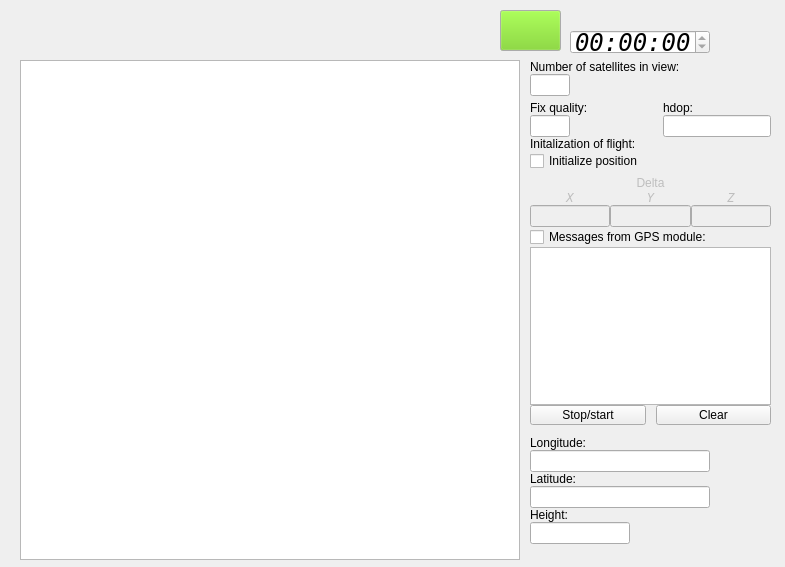
<?xml version="1.0" encoding="UTF-8"?>
<ui version="4.0">
 <class>Form</class>
 <widget class="QWidget" name="Form">
  <property name="geometry">
   <rect>
    <x>0</x>
    <y>0</y>
    <width>785</width>
    <height>567</height>
   </rect>
  </property>
  <property name="windowTitle">
   <string>Form</string>
  </property>
  <widget class="QGraphicsView" name="plan">
   <property name="geometry">
    <rect>
     <x>20</x>
     <y>60</y>
     <width>500</width>
     <height>500</height>
    </rect>
   </property>
   <property name="minimumSize">
    <size>
     <width>500</width>
     <height>500</height>
    </size>
   </property>
   <property name="maximumSize">
    <size>
     <width>500</width>
     <height>500</height>
    </size>
   </property>
   <property name="dragMode">
    <enum>QGraphicsView::RubberBandDrag</enum>
   </property>
  </widget>
  <widget class="QWidget" name="verticalLayoutWidget">
   <property name="geometry">
    <rect>
     <x>530</x>
     <y>60</y>
     <width>241</width>
     <height>491</height>
    </rect>
   </property>
   <layout class="QVBoxLayout" name="verticalLayout">
    <property name="spacing">
     <number>0</number>
    </property>
    <item>
     <widget class="QLabel" name="label_2">
      <property name="text">
       <string>Number of satellites in view: </string>
      </property>
      <property name="alignment">
       <set>Qt::AlignLeading|Qt::AlignLeft|Qt::AlignVCenter</set>
      </property>
     </widget>
    </item>
    <item>
     <widget class="QLineEdit" name="_nbr_locked_sats">
      <property name="maximumSize">
       <size>
        <width>40</width>
        <height>16777215</height>
       </size>
      </property>
      <property name="alignment">
       <set>Qt::AlignRight|Qt::AlignTrailing|Qt::AlignVCenter</set>
      </property>
      <property name="readOnly">
       <bool>true</bool>
      </property>
     </widget>
    </item>
    <item>
     <layout class="QGridLayout" name="gridLayout">
      <property name="topMargin">
       <number>5</number>
      </property>
      <item row="1" column="0">
       <widget class="QLineEdit" name="_fix_type">
        <property name="maximumSize">
         <size>
          <width>40</width>
          <height>16777215</height>
         </size>
        </property>
        <property name="toolTip">
         <string>&lt;html&gt;&lt;head/&gt;&lt;body&gt;&lt;p&gt;0: no fix&lt;br&gt;1: autonomous GNSS fix&lt;br&gt;2: differential GNSS fix&lt;br&gt;4: RTK fixed&lt;br&gt;5: RTK float&lt;br&gt;6: deadreckoning&lt;/p&gt;&lt;/body&gt;&lt;/html&gt;</string>
        </property>
        <property name="alignment">
         <set>Qt::AlignRight|Qt::AlignTrailing|Qt::AlignVCenter</set>
        </property>
        <property name="readOnly">
         <bool>true</bool>
        </property>
       </widget>
      </item>
      <item row="0" column="0">
       <widget class="QLabel" name="label_7">
        <property name="toolTip">
         <string>&lt;html&gt;&lt;head/&gt;&lt;body&gt;&lt;p&gt;0: no fix&lt;br&gt;1: autonomous GNSS fix&lt;br&gt;2: differential GNSS fix&lt;br&gt;4: RTK fixed&lt;br&gt;5: RTK float&lt;br&gt;6: deadreckoning&lt;/p&gt;&lt;/body&gt;&lt;/html&gt;</string>
        </property>
        <property name="text">
         <string>Fix quality: </string>
        </property>
        <property name="alignment">
         <set>Qt::AlignLeading|Qt::AlignLeft|Qt::AlignVCenter</set>
        </property>
       </widget>
      </item>
      <item row="1" column="2">
       <widget class="QLineEdit" name="_hdop"/>
      </item>
      <item row="0" column="2">
       <widget class="QLabel" name="label">
        <property name="text">
         <string>hdop:</string>
        </property>
       </widget>
      </item>
      <item row="1" column="1">
       <spacer name="horizontalSpacer">
        <property name="orientation">
         <enum>Qt::Horizontal</enum>
        </property>
        <property name="sizeHint" stdset="0">
         <size>
          <width>40</width>
          <height>20</height>
         </size>
        </property>
       </spacer>
      </item>
     </layout>
    </item>
    <item>
     <widget class="QLabel" name="label_3">
      <property name="text">
       <string>Initalization of flight: </string>
      </property>
      <property name="alignment">
       <set>Qt::AlignLeading|Qt::AlignLeft|Qt::AlignVCenter</set>
      </property>
     </widget>
    </item>
    <item>
     <widget class="QCheckBox" name="_init">
      <property name="text">
       <string>Initialize position</string>
      </property>
     </widget>
    </item>
    <item>
     <layout class="QGridLayout" name="gridLayout_2">
      <property name="topMargin">
       <number>5</number>
      </property>
      <item row="1" column="1">
       <widget class="QLabel" name="label_9">
        <property name="enabled">
         <bool>false</bool>
        </property>
        <property name="font">
         <font>
          <family>DejaVu Sans Mono</family>
          <italic>true</italic>
         </font>
        </property>
        <property name="text">
         <string>Y</string>
        </property>
        <property name="alignment">
         <set>Qt::AlignCenter</set>
        </property>
       </widget>
      </item>
      <item row="1" column="0">
       <widget class="QLabel" name="label_8">
        <property name="enabled">
         <bool>false</bool>
        </property>
        <property name="font">
         <font>
          <family>DejaVu Sans Mono</family>
          <italic>true</italic>
         </font>
        </property>
        <property name="text">
         <string>X</string>
        </property>
        <property name="alignment">
         <set>Qt::AlignCenter</set>
        </property>
       </widget>
      </item>
      <item row="1" column="2">
       <widget class="QLabel" name="label_10">
        <property name="enabled">
         <bool>false</bool>
        </property>
        <property name="font">
         <font>
          <family>DejaVu Sans Mono</family>
          <italic>true</italic>
         </font>
        </property>
        <property name="text">
         <string>Z</string>
        </property>
        <property name="alignment">
         <set>Qt::AlignCenter</set>
        </property>
       </widget>
      </item>
      <item row="0" column="1">
       <widget class="QLabel" name="label_11">
        <property name="enabled">
         <bool>false</bool>
        </property>
        <property name="text">
         <string>Delta</string>
        </property>
        <property name="alignment">
         <set>Qt::AlignCenter</set>
        </property>
       </widget>
      </item>
      <item row="2" column="0">
       <widget class="QLineEdit" name="_deltaX">
        <property name="enabled">
         <bool>false</bool>
        </property>
       </widget>
      </item>
      <item row="2" column="1">
       <widget class="QLineEdit" name="_deltaY">
        <property name="enabled">
         <bool>false</bool>
        </property>
       </widget>
      </item>
      <item row="2" column="2">
       <widget class="QLineEdit" name="_deltaZ">
        <property name="enabled">
         <bool>false</bool>
        </property>
       </widget>
      </item>
     </layout>
    </item>
    <item>
     <widget class="QCheckBox" name="_ok_messages">
      <property name="text">
       <string>Messages from GPS module: </string>
      </property>
     </widget>
    </item>
    <item>
     <widget class="QTextEdit" name="messages">
      <property name="maximumSize">
       <size>
        <width>400</width>
        <height>200</height>
       </size>
      </property>
     </widget>
    </item>
    <item>
     <layout class="QHBoxLayout" name="horizontalLayout_3">
      <property name="spacing">
       <number>0</number>
      </property>
      <property name="sizeConstraint">
       <enum>QLayout::SetMinimumSize</enum>
      </property>
      <item>
       <widget class="QPushButton" name="stop_messages">
        <property name="maximumSize">
         <size>
          <width>16777215</width>
          <height>20</height>
         </size>
        </property>
        <property name="text">
         <string>Stop/start</string>
        </property>
       </widget>
      </item>
      <item>
       <spacer name="horizontalSpacer_2">
        <property name="orientation">
         <enum>Qt::Horizontal</enum>
        </property>
        <property name="sizeType">
         <enum>QSizePolicy::Fixed</enum>
        </property>
        <property name="sizeHint" stdset="0">
         <size>
          <width>10</width>
          <height>0</height>
         </size>
        </property>
       </spacer>
      </item>
      <item>
       <widget class="QPushButton" name="clear_messages">
        <property name="maximumSize">
         <size>
          <width>16777215</width>
          <height>20</height>
         </size>
        </property>
        <property name="text">
         <string>Clear</string>
        </property>
       </widget>
      </item>
     </layout>
    </item>
    <item>
     <widget class="QLabel" name="label_5">
      <property name="minimumSize">
       <size>
        <width>0</width>
        <height>25</height>
       </size>
      </property>
      <property name="maximumSize">
       <size>
        <width>150</width>
        <height>16777215</height>
       </size>
      </property>
      <property name="text">
       <string>Longitude: </string>
      </property>
      <property name="alignment">
       <set>Qt::AlignBottom|Qt::AlignLeading|Qt::AlignLeft</set>
      </property>
     </widget>
    </item>
    <item>
     <widget class="QLineEdit" name="_long">
      <property name="maximumSize">
       <size>
        <width>180</width>
        <height>16777215</height>
       </size>
      </property>
      <property name="alignment">
       <set>Qt::AlignRight|Qt::AlignTrailing|Qt::AlignVCenter</set>
      </property>
      <property name="readOnly">
       <bool>true</bool>
      </property>
     </widget>
    </item>
    <item>
     <widget class="QLabel" name="label_4">
      <property name="text">
       <string>Latitude: </string>
      </property>
      <property name="alignment">
       <set>Qt::AlignLeading|Qt::AlignLeft|Qt::AlignVCenter</set>
      </property>
     </widget>
    </item>
    <item>
     <widget class="QLineEdit" name="_lat">
      <property name="maximumSize">
       <size>
        <width>180</width>
        <height>16777215</height>
       </size>
      </property>
      <property name="alignment">
       <set>Qt::AlignRight|Qt::AlignTrailing|Qt::AlignVCenter</set>
      </property>
      <property name="readOnly">
       <bool>true</bool>
      </property>
     </widget>
    </item>
    <item>
     <widget class="QLabel" name="label_6">
      <property name="maximumSize">
       <size>
        <width>150</width>
        <height>16777215</height>
       </size>
      </property>
      <property name="text">
       <string>Height: </string>
      </property>
      <property name="alignment">
       <set>Qt::AlignLeading|Qt::AlignLeft|Qt::AlignVCenter</set>
      </property>
     </widget>
    </item>
    <item>
     <widget class="QLineEdit" name="_height">
      <property name="maximumSize">
       <size>
        <width>100</width>
        <height>16777215</height>
       </size>
      </property>
      <property name="alignment">
       <set>Qt::AlignRight|Qt::AlignTrailing|Qt::AlignVCenter</set>
      </property>
      <property name="readOnly">
       <bool>true</bool>
      </property>
     </widget>
    </item>
    <item>
     <layout class="QVBoxLayout" name="verticalLayout_2">
      <property name="spacing">
       <number>0</number>
      </property>
      <item>
       <spacer name="verticalSpacer">
        <property name="orientation">
         <enum>Qt::Vertical</enum>
        </property>
        <property name="sizeHint" stdset="0">
         <size>
          <width>20</width>
          <height>40</height>
         </size>
        </property>
       </spacer>
      </item>
     </layout>
    </item>
   </layout>
  </widget>
  <widget class="QTimeEdit" name="_time">
   <property name="geometry">
    <rect>
     <x>570</x>
     <y>30</y>
     <width>140</width>
     <height>24</height>
    </rect>
   </property>
   <property name="minimumSize">
    <size>
     <width>140</width>
     <height>0</height>
    </size>
   </property>
   <property name="maximumSize">
    <size>
     <width>140</width>
     <height>16777215</height>
    </size>
   </property>
   <property name="font">
    <font>
     <family>DejaVu Sans Mono</family>
     <pointsize>18</pointsize>
     <italic>true</italic>
    </font>
   </property>
   <property name="toolTip">
    <string>&lt;html&gt;&lt;head/&gt;&lt;body&gt;&lt;p&gt;Satellite time&lt;br/&gt;or time since initialization&lt;/p&gt;&lt;/body&gt;&lt;/html&gt;</string>
   </property>
   <property name="alignment">
    <set>Qt::AlignCenter</set>
   </property>
   <property name="readOnly">
    <bool>true</bool>
   </property>
   <property name="currentSection">
    <enum>QDateTimeEdit::HourSection</enum>
   </property>
   <property name="displayFormat">
    <string>HH:mm:ss</string>
   </property>
  </widget>
  <widget class="QPushButton" name="_fixed">
   <property name="geometry">
    <rect>
     <x>500</x>
     <y>10</y>
     <width>61</width>
     <height>41</height>
    </rect>
   </property>
   <property name="palette">
    <palette>
     <active>
      <colorrole role="Button">
       <brush brushstyle="SolidPattern">
        <color alpha="255">
         <red>115</red>
         <green>210</green>
         <blue>22</blue>
        </color>
       </brush>
      </colorrole>
     </active>
     <inactive>
      <colorrole role="Button">
       <brush brushstyle="SolidPattern">
        <color alpha="255">
         <red>115</red>
         <green>210</green>
         <blue>22</blue>
        </color>
       </brush>
      </colorrole>
     </inactive>
     <disabled>
      <colorrole role="Button">
       <brush brushstyle="SolidPattern">
        <color alpha="255">
         <red>115</red>
         <green>210</green>
         <blue>22</blue>
        </color>
       </brush>
      </colorrole>
     </disabled>
    </palette>
   </property>
   <property name="text">
    <string/>
   </property>
   <property name="flat">
    <bool>false</bool>
   </property>
  </widget>
 </widget>
 <resources/>
 <connections/>
</ui>
